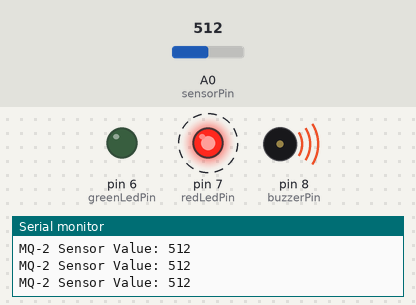
Recording of a sketch running on a simulated Arduino Uno, built with avr-gcc and run on an emulated ATmega328P. Shown: output pins drawn as LEDs (lit = HIGH), buzzer (waves = sounding), the last lines printed to the serial monitor. Dashed ring = blinking. The test bench sets the inputs (shaded band); at power-on: A0 (sensorPin) = 512.

Above: at 1.27 s.
1.3 s: A0 (sensorPin) set to 260
4.3 s: A0 (sensorPin) set to 241
At 4.9 s:
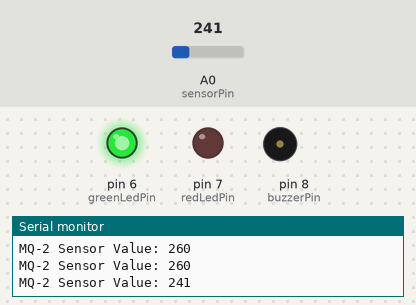
6.0 s: A0 (sensorPin) set to 306
At 6.23 s:
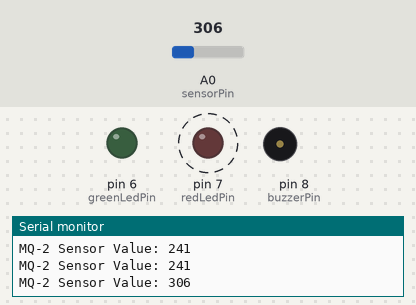
9.0 s: A0 (sensorPin) set to 240
At 9.7 s:
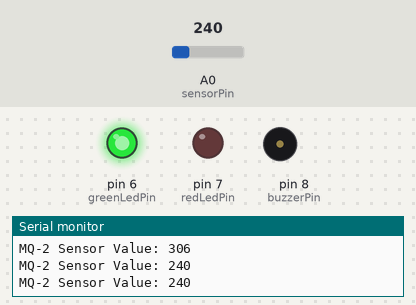
Timing chart, 0 to 11.5 s (numbered marks = the images above; inputs shaded):
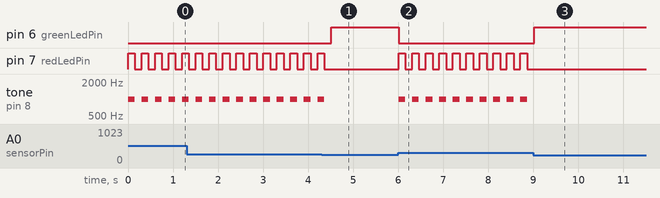

The sketch:

smoke_lpg_detection_sys.ino.ino
```cpp
/*
  Field Project: IoT-Based Smart LPG Gas & Smoke Detection System
  Target Hardware: Arduino Uno R3
  Sensors: MQ-2 Gas/Smoke Sensor
  Peripherals: Dual LEDs, Piezo Buzzer
*/

const int sensorPin   = A0; // MQ-2 Analog Output connected to A0
const int buzzerPin   = 8;  // Piezo Buzzer connected to Digital Pin 8
const int redLedPin   = 7;  // Red Alert LED connected to Digital Pin 7
const int greenLedPin = 6;  // Green Safe LED connected to Digital Pin 6

// Calibrated Threshold Value (Range: 0 - 1023)
const int threshold   = 250;

void setup() {
  // Initialize Serial Telemetry

  Serial.begin(9600);

  // Pin Mode Configurations
  pinMode(sensorPin, INPUT);
  pinMode(buzzerPin, OUTPUT);
  pinMode(redLedPin, OUTPUT);
  pinMode(greenLedPin, OUTPUT);

  // Initial State Setup
  digitalWrite(greenLedPin, HIGH);
  digitalWrite(redLedPin, LOW);
  digitalWrite(buzzerPin, LOW);
}

void loop() {
  // Read analog voltage from MQ-2 sensor
  int sensorValue = analogRead(sensorPin);

  // Output telemetric data to Serial Monitor
  Serial.print("MQ-2 Sensor Value: ");
  Serial.println(sensorValue);

  // Threshold Logic Evaluation
  if (sensorValue > threshold) {
    // HAZARD DETECTED: Deactivate Safe LED, activate alert pattern
    digitalWrite(greenLedPin, LOW);

    // Pulse Cycle Phase 1: Alarm ON
    digitalWrite(redLedPin, HIGH);
    tone(buzzerPin, 1000);
    delay(150);

    // Pulse Cycle Phase 2: Alarm OFF
    digitalWrite(redLedPin, LOW);
    noTone(buzzerPin);
    digitalWrite(buzzerPin, LOW);
    delay(150);


  } else {
    // NORMAL STATE: Maintain Safe Status
    digitalWrite(redLedPin, LOW);
    digitalWrite(greenLedPin, HIGH);
    noTone(buzzerPin);
    digitalWrite(buzzerPin, LOW);

    // Sampling Interval
    delay(500);
  }
}
```

Measured:
- the behaviour switches between 251 and 250 on A0 (sensorPin) (found by bisection; images 0 and 1)
- after the input at 4.3 s, pin 6 (greenLedPin): LOW → HIGH after 0.21 s; pin 7 (redLedPin): goes on until 4.4 s, then stays LOW; tone on pin 8 (buzzerPin): goes on until 4.4 s, then stays silent
- after the input at 6.0 s, pin 6 (greenLedPin): HIGH → LOW at once; pin 7 (redLedPin): alternates HIGH for 0.15 s and LOW for 0.15 s, starting at once; tone on pin 8 (buzzerPin): alternates 1000 Hz for 0.15 s and silent for 0.15 s, starting at once
- after the input at 9.0 s, pin 6 (greenLedPin): LOW → HIGH at once; pin 7 (redLedPin): stops changing and stays LOW; tone on pin 8 (buzzerPin): stops changing and stays silent
- by itself, pin 7 (redLedPin): alternates HIGH for 0.15 s and LOW for 0.15 s
- by itself, tone on pin 8 (buzzerPin): alternates 1000 Hz for 0.15 s and silent for 0.15 s
